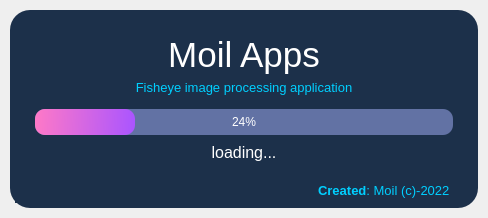
<?xml version="1.0" encoding="UTF-8"?>
<ui version="4.0">
 <class>SplashScreen</class>
 <widget class="QMainWindow" name="SplashScreen">
  <property name="geometry">
   <rect>
    <x>0</x>
    <y>0</y>
    <width>488</width>
    <height>218</height>
   </rect>
  </property>
  <property name="windowTitle">
   <string>MainWindow</string>
  </property>
  <widget class="QWidget" name="centralwidget">
   <layout class="QVBoxLayout" name="verticalLayout">
    <property name="spacing">
     <number>0</number>
    </property>
    <property name="leftMargin">
     <number>10</number>
    </property>
    <property name="topMargin">
     <number>10</number>
    </property>
    <property name="rightMargin">
     <number>10</number>
    </property>
    <property name="bottomMargin">
     <number>10</number>
    </property>
    <item>
     <widget class="QFrame" name="dropShadowFrame">
      <property name="styleSheet">
       <string notr="true">QFrame {
	background-color: #1C304A;
	color: rgb(220, 220, 220);
	border-radius: 20px;
}

#label_title {
font: 26pt &quot;Segoe UI&quot;
}

#label_description{
font: 10pt &quot;Segoe UI&quot;
}</string>
      </property>
      <property name="frameShape">
       <enum>QFrame::StyledPanel</enum>
      </property>
      <property name="frameShadow">
       <enum>QFrame::Raised</enum>
      </property>
      <layout class="QVBoxLayout" name="verticalLayout_2">
       <property name="spacing">
        <number>5</number>
       </property>
       <property name="leftMargin">
        <number>5</number>
       </property>
       <property name="topMargin">
        <number>5</number>
       </property>
       <property name="rightMargin">
        <number>5</number>
       </property>
       <property name="bottomMargin">
        <number>5</number>
       </property>
       <item>
        <spacer name="verticalSpacer_4">
         <property name="orientation">
          <enum>Qt::Vertical</enum>
         </property>
         <property name="sizeType">
          <enum>QSizePolicy::Fixed</enum>
         </property>
         <property name="sizeHint" stdset="0">
          <size>
           <width>15</width>
           <height>20</height>
          </size>
         </property>
        </spacer>
       </item>
       <item>
        <widget class="QLabel" name="label_title">
         <property name="maximumSize">
          <size>
           <width>16777215</width>
           <height>50</height>
          </size>
         </property>
         <property name="font">
          <font>
           <family>Segoe UI</family>
           <pointsize>26</pointsize>
           <weight>50</weight>
           <italic>false</italic>
           <bold>false</bold>
          </font>
         </property>
         <property name="styleSheet">
          <string notr="true">color: #FFFFFF;</string>
         </property>
         <property name="text">
          <string>&lt;html&gt;&lt;head/&gt;&lt;body&gt;&lt;p&gt;Moil Apps&lt;/p&gt;&lt;/body&gt;&lt;/html&gt;</string>
         </property>
         <property name="textFormat">
          <enum>Qt::AutoText</enum>
         </property>
         <property name="alignment">
          <set>Qt::AlignBottom|Qt::AlignHCenter</set>
         </property>
        </widget>
       </item>
       <item>
        <widget class="QLabel" name="label_description">
         <property name="font">
          <font>
           <family>Segoe UI</family>
           <pointsize>10</pointsize>
           <weight>50</weight>
           <italic>false</italic>
           <bold>false</bold>
          </font>
         </property>
         <property name="styleSheet">
          <string notr="true">color: #00CFFF;</string>
         </property>
         <property name="text">
          <string>&lt;html&gt;&lt;head/&gt;&lt;body&gt;&lt;p&gt;Fisheye image processing application&lt;/p&gt;&lt;/body&gt;&lt;/html&gt;</string>
         </property>
         <property name="alignment">
          <set>Qt::AlignHCenter|Qt::AlignTop</set>
         </property>
        </widget>
       </item>
       <item>
        <layout class="QHBoxLayout" name="horizontalLayout">
         <item>
          <spacer name="horizontalSpacer">
           <property name="orientation">
            <enum>Qt::Horizontal</enum>
           </property>
           <property name="sizeType">
            <enum>QSizePolicy::Fixed</enum>
           </property>
           <property name="sizeHint" stdset="0">
            <size>
             <width>20</width>
             <height>20</height>
            </size>
           </property>
          </spacer>
         </item>
         <item>
          <widget class="QProgressBar" name="progressBar">
           <property name="minimumSize">
            <size>
             <width>0</width>
             <height>26</height>
            </size>
           </property>
           <property name="styleSheet">
            <string notr="true">QProgressBar {

	background-color: rgb(98, 114, 164);
	color: #FFFFFF;
	border-style: none;
	border-radius: 10px;
	text-align: center;
}
QProgressBar::chunk{
	border-radius: 10px;
	background-color: qlineargradient(spread:pad, x1:0, y1:0.511364, x2:1, y2:0.523, stop:0 rgba(254, 121, 199, 255), stop:1 rgba(170, 85, 255, 255));
}</string>
           </property>
           <property name="value">
            <number>24</number>
           </property>
          </widget>
         </item>
         <item>
          <spacer name="horizontalSpacer_2">
           <property name="orientation">
            <enum>Qt::Horizontal</enum>
           </property>
           <property name="sizeType">
            <enum>QSizePolicy::Fixed</enum>
           </property>
           <property name="sizeHint" stdset="0">
            <size>
             <width>20</width>
             <height>20</height>
            </size>
           </property>
          </spacer>
         </item>
        </layout>
       </item>
       <item>
        <widget class="QLabel" name="label_loading">
         <property name="font">
          <font>
           <family>Segoe UI</family>
           <pointsize>12</pointsize>
          </font>
         </property>
         <property name="styleSheet">
          <string notr="true">color:#FFFFFF;</string>
         </property>
         <property name="text">
          <string>loading...</string>
         </property>
         <property name="alignment">
          <set>Qt::AlignCenter</set>
         </property>
        </widget>
       </item>
       <item>
        <spacer name="verticalSpacer_3">
         <property name="orientation">
          <enum>Qt::Vertical</enum>
         </property>
         <property name="sizeType">
          <enum>QSizePolicy::Fixed</enum>
         </property>
         <property name="sizeHint" stdset="0">
          <size>
           <width>20</width>
           <height>10</height>
          </size>
         </property>
        </spacer>
       </item>
       <item>
        <layout class="QHBoxLayout" name="horizontalLayout_2">
         <property name="spacing">
          <number>0</number>
         </property>
         <item>
          <widget class="QLabel" name="label_credits">
           <property name="font">
            <font>
             <family>Segoe UI</family>
             <pointsize>10</pointsize>
            </font>
           </property>
           <property name="styleSheet">
            <string notr="true">color: #00CFFF;</string>
           </property>
           <property name="text">
            <string>&lt;html&gt;&lt;head/&gt;&lt;body&gt;&lt;p&gt;&lt;span style=&quot; font-weight:600;&quot;&gt;Created&lt;/span&gt;: Moil (c)-2022      &lt;/p&gt;&lt;/body&gt;&lt;/html&gt;</string>
           </property>
           <property name="alignment">
            <set>Qt::AlignRight|Qt::AlignTrailing|Qt::AlignVCenter</set>
           </property>
          </widget>
         </item>
         <item>
          <spacer name="horizontalSpacer_3">
           <property name="orientation">
            <enum>Qt::Horizontal</enum>
           </property>
           <property name="sizeType">
            <enum>QSizePolicy::Fixed</enum>
           </property>
           <property name="sizeHint" stdset="0">
            <size>
             <width>20</width>
             <height>20</height>
            </size>
           </property>
          </spacer>
         </item>
        </layout>
       </item>
      </layout>
     </widget>
    </item>
   </layout>
  </widget>
 </widget>
 <resources/>
 <connections/>
</ui>
